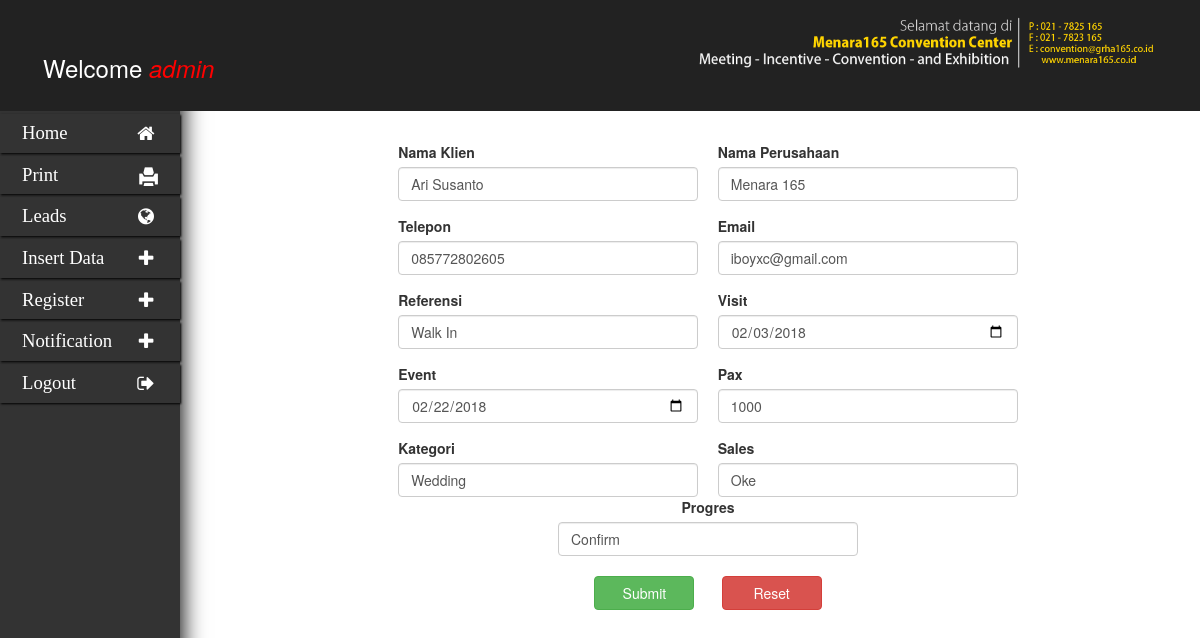
Page /leads/leads/editReport.php?id_report=1 (signed in) on the committed database.
### tables this page shows
CREATE TABLE `report` (
  `id_report` int(100) NOT NULL,
  `nama_klien` varchar(50) NOT NULL,
  `nama_perusahaan` varchar(50) NOT NULL,
  `no_telp` varchar(30) NOT NULL,
  `email` varchar(30) NOT NULL,
  `referensi` varchar(50) NOT NULL,
  `tanggal_visit` date NOT NULL,
  `tanggal_event` date NOT NULL,
  `jumlah_pax` int(10) NOT NULL,
  `kategori_event` varchar(50) NOT NULL,
  `sales` varchar(10) NOT NULL,
  `progres` varchar(100) NOT NULL
);

### leads/leads/editReport.php (the view, shortened to what this page needs)
<!DOCTYPE html>
<html>
<head>
        <link rel="stylesheet" href="assets/bootstrap/css/bootstrap.min.css">
        <link rel="stylesheet" href="assets/font-awesome/css/font-awesome.min.css">
</head>
<body>
    <?php
$id_report=ISSET($_GET['id_report']) ? $_GET['id_report'] : '';
require_once('koneksi.php');
$edit="select * from report where id_report='".$id_report."'";
$result=mysqli_query($koneksi,$edit) or die(mysqli_error());
$rows=mysqli_fetch_object($result);
    $nama_klien = $rows -> nama_klien;
    $nama_perusahaan = $rows -> nama_perusahaan;
    $no_telp = $rows -> no_telp;
    $email =$rows -> email;
    $tanggal_visit = $rows -> tanggal_visit;
    $tanggal_event =$rows -> tanggal_event;
    $jumlah_pax = $rows -> jumlah_pax;
    $kategori_event =$rows -> kategori_event;
    $sales = $rows -> sales;
    $progres =$rows -> progres;
    $referensi =$rows -> referensi;
?>
<form>
<div class="hub-top">
  <div class="login pull-left">
  <font size="5px"><p style="margin:  40px 10px;">Welcome <font color="red"><i><?php echo $_SESSION['username']; ?></i></font></p></font>
  </div>
  <div class="logo flex pull-right">
    <div>
      <a href="index.php"><img src="assets1/photo/head1.png" ></a>
    </div>
  </div><br/><br/>
  </div>
</form>
<div class="dashboard treb">
  <ul>
    <a href="index.php"><li><i class="fa fa-home fa-fw"></i>Home</li></a>
    <a href="printpage.php"><li><i class="glyphicon glyphicon-print"></i>Print</li></a>
    <a href="leadsa.php"><li><i class="fa fa-globe fa-fw"></i> Leads</li></a>
    <a href="addReporta.php"><li><i class="fa fa-plus fa-fw"></i>Insert Data</li></a>
    <a href="singup.php"><li><i class="fa fa-plus fa-fw"></i> Register</li></a>
    <a href="NC.php"><li><i class="fa fa-plus fa-fw"></i> Notification</li></a>
    <a href="logout.php"><li><i class="fa fa-sign-out fa-fw"></i> Logout</li></a
  </ul>
</div><br/>
<div style=";margin-left: 18%;padding-top: 122px" class="flex">
  <div style="width: 100%;  opacity: inherit;">
    <form action="Action_editReport.php" method="POST">
    <div>
    <div class="form-group" align="center">
    <table>
    <tr>
        <td>
            <label>Nama Klien</label>
            <input type="text" name="nama_klien" class="form-control" placeholder="Nama Klien" style="width: 300px" value="<?php echo $nama_klien;?>">
        </td>
        <td>
        </td>
        <td>
            <label>Nama Perusahaan</label>
            <input type="text" name="nama_perusahaan" class="form-control" placeholder="Nama Perusahaan" style="width: 300px" value="<?php echo $nama_perusahaan;?>">
        </td>
    </table>
    </div>
    <div class="form-group" align="center">
    <table>
    <tr>
        <td>
            <label>Telepon</label>
            <input type="text" name="no_telp" class="form-control" placeholder="Telepon" style="width: 300px" value="<?php echo $no_telp;?>">
        </td>
        <td>
        </td>
        <td>
            <label>Email</label>
            <input type="text" name="email" class="form-control" placeholder="Email" style="width: 300px" value="<?php echo $email;?>">
        </td>
    </tr>
    </table>
    </div>
    <div class="form-group" align="center">
    <table>
    <tr>
        <td>
            <label>Referensi</label><br>
            <input list="referensi" name="referensi" class="form-control" placeholder="Referensi" style="width: 300px" value="<?php echo $referensi;?>">
        </td>
        <td>
        </td>
        <td>
            <label>Visit</label>
            <input type="date" name="tanggal_visit" class="form-control"  style="width: 300px" value="<?php echo $tanggal_visit;?>">
        </td>
    </tr>
    </table>
    </div>
    <div class="form-group" align="center">
    <table>
    <tr>
        <td>
            <label>Event</label>
            <input type="date" name="tanggal_event" class="form-control"  style="width: 300px" value="<?php echo $tanggal_event;?>">
        </td>
        <td>
        </td>
        <td>
            <label>Pax</label>
            <input type="text" name="jumlah_pax" class="form-control" list="pax" placeholder="Pax" style="width: 300px" value="<?php echo $jumlah_pax;?>">
        </td>
        </table>
        </div>
    <div class="form-group" align="center">
    <table>
    <tr>
        <td>
    <label>Kategori</label><br>
    <input list="kategori" name="kategori_event" class="form-control" placeholder="Kategori" style="width: 300px" value="<?php echo $kategori_event;?>">
        </td>
        <td>
        </td>
        <td>
            <label>Sales</label>
            <input list="sales" name="sales" class="form-control" placeholder="Sales" style="width: 300px" value="<?php echo $sales;?>">
        </td>
    </tr>
    </div>
    <label>Progres</label>
    <input list="progres" name="progres" class="form-control" placeholder="Progres" style="width: 300px" value="<?php echo $progres;?>">
        <br>
        <input type="submit" value="Submit" style="width: 100px" class="btn btn-success" style="height: 50px">&nbsp;&nbsp;&nbsp;&nbsp;&nbsp;&nbsp;
        <input type="reset"  value="Reset" style="width: 100px" class="btn btn-danger" style="height: 50px">
    </div>
  </div>
</body>
</html>

### leads/leads/editReport.php (style rules this page uses)
.treb { font-family: Trebuchet MS }
.flex { display: flex; }
.hub-top { position: fixed;top: 0;z-index: 20;width: 100%;background: #222;height: 111px; }
.logo { padding:11px 5px 11px 22px;color: white }
.login { margin: 11px; color:white; }
.dashboard { background: #333333;position: fixed;height: 100%;width: 15%;box-shadow: 2px 2px 22px black;padding-top: 111px; }
.dashboard ul { list-style: none;padding: 0 }
.dashboard ul li { color: white;padding: 6px 22px;display: block;font-size: 14pt;box-shadow: 1px 1px 2px black;;margin-top: 3px }
.dashboard ul li i { float: right;padding-top: 5px }

### rows in the picture
report: nama_klien "Ari Susanto", nama_perusahaan "Menara 165", no_telp "085772802605", email "iboyxc@gmail.com", referensi "Walk In", tanggal_visit "02/03/2018", tanggal_event "02/22/2018", jumlah_pax "1000", kategori_event "Wedding", sales "Oke", progres "Confirm"

### other values in the picture
$_SESSION['username'] "admin"
